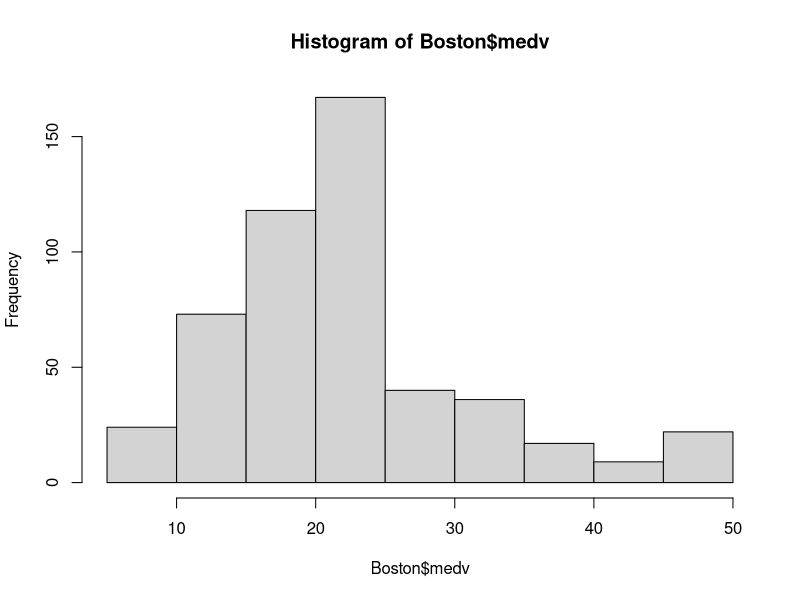
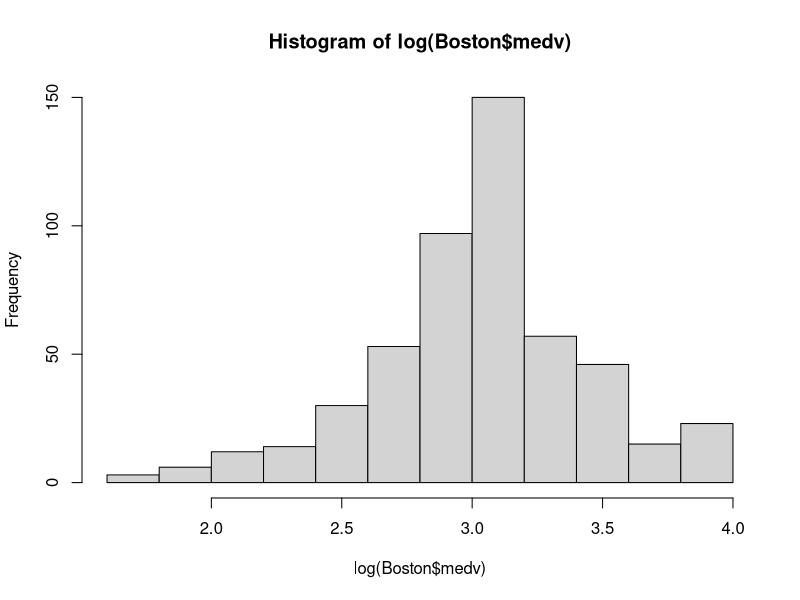
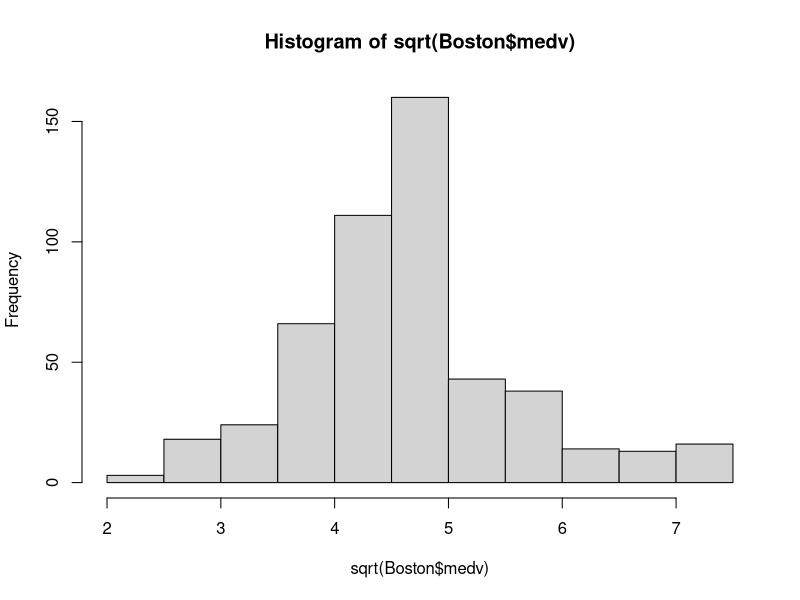
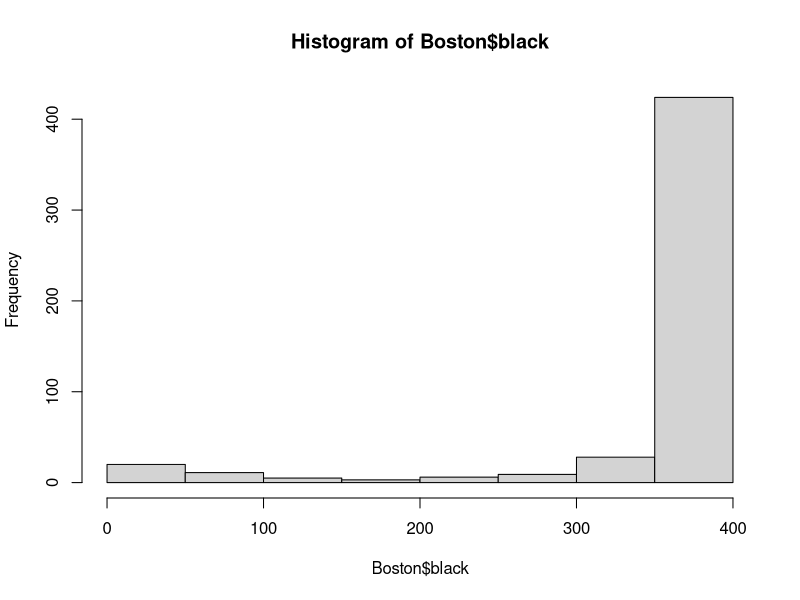
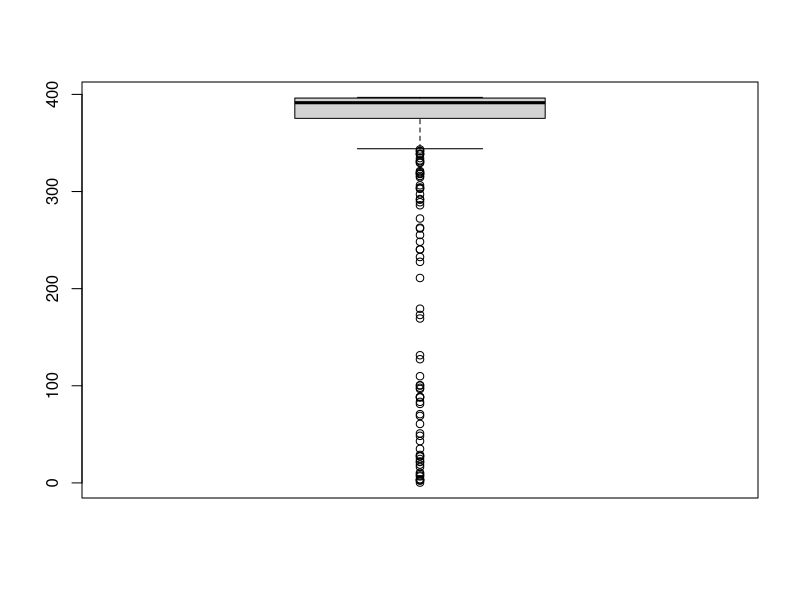
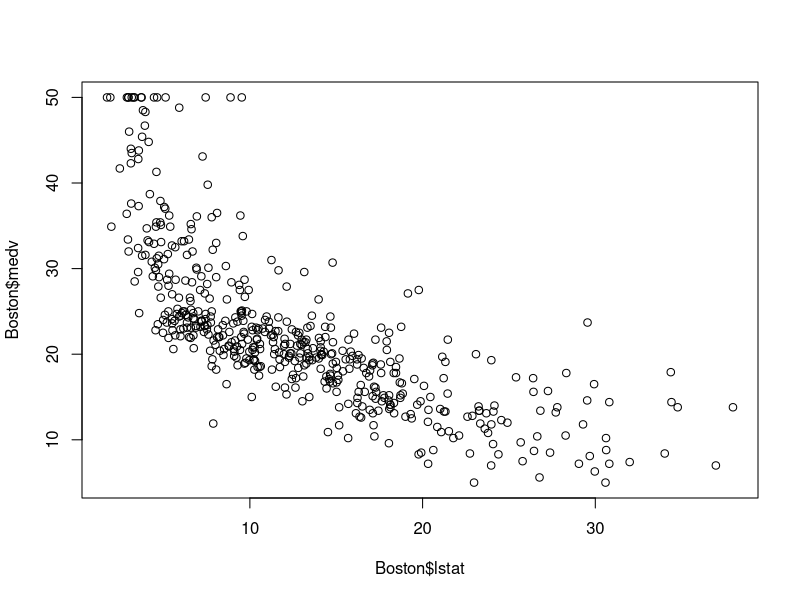
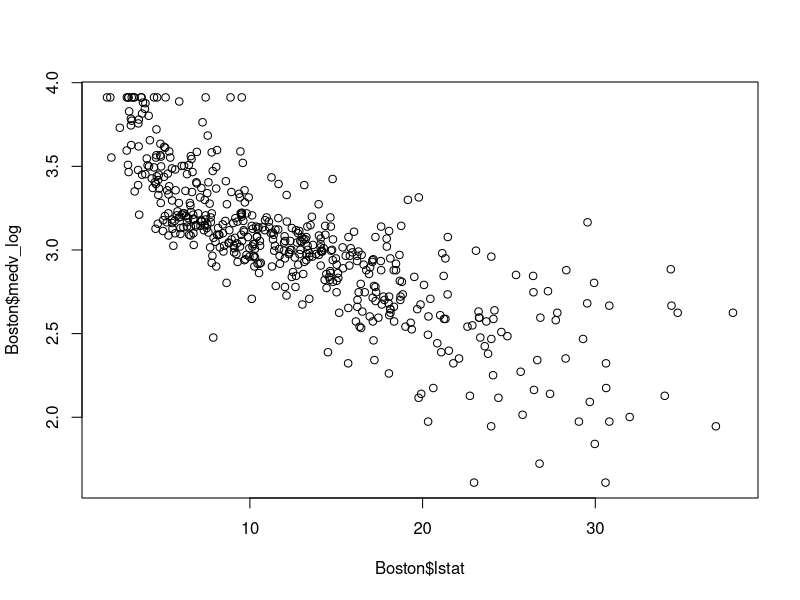

These figures' R source, in order: (Note: this script raises an error after producing the figures.)
library(MASS)
data(Boston)
?Boston
Boston
summary(Boston$medv)
write.csv(Boston,"Boston.csv")
getwd()
View(Boston)
##log or sqrt transformation
hist(Boston$medv)
hist(log(Boston$medv))
summary(log(Boston$medv))
hist(sqrt(Boston$medv))
summary(sqrt(Boston$medv))

Boston$medv_sqrt = sqrt(Boston$medv)
Boston$medv_log = log(Boston$medv)
hist(Boston$black)
boxplot(Boston$black)
### 
quantile(Boston$black,probs = seq(0,1,0.01))
rows = 1:nrow(Boston)
trainRows = sample(rows,round(0.7*nrow(Boston)))
testRows = rows[-trainRows]

trainData = Boston[trainRows,]
testData = Boston[testRows,]

plot(Boston$lstat,Boston$medv)
#abline(mod1)

plot(Boston$lstat,Boston$medv_log)
abline(mod2)
###
summary(Boston$medv_log)

#### Modeling
mod1 = lm(medv_log~ lstat+crim+age,data=trainData)
summary(mod1$residuals)
summary(mod1)

mod1 = lm(medv_log~ .-medv-medv_sqrt-zn-indus-age,data=trainData)
summary(mod1)

hist(trainData$medv_log)
hist(mod1$residuals)
summary(mod1$residuals)

plot(mod1)

#### Predictions on train
preds_train = predict(mod1,trainData)
summary(preds_train)
trainData$preds = 2.718**preds_train
errors=trainData$preds-trainData$medv
View(trainData)
summary(sqrt(errors))
View(errors)

#### Predictions on test
preds_test = predict(mod1,testData)
testData$preds = 2.718**preds_test

##RMSE Trainset 
sqrt(sum((trainData$preds- trainData$medv)**2)/nrow(trainData))

##RMSE Testset 
sqrt(sum((testData$preds- testData$medv)**2)/nrow(testData))

#####
mod1 = lm(medv_log~ lstat,data=trainData)
summary(mod1)

mod2 = lm(medv_sqrt ~ lstat+ black+ crim, data=Boston)
summary(mod2)

mod3 = lm(medv_sqrt ~ .-medv-indus-age-lstat , data=Boston)
summary(mod3)

summary(mod3$residuals)
plot(mod3)

View(cor(Boston[,-c(3,7,14,15)]))

hist(log(Boston$medv))
summary(log(Boston$medv))
hist(sqrt(Boston$medv))
summary(sqrt(Boston$medv))

Boston$medv_sqrt =  sqrt(Boston$medv)

#### Outliers
mean(Boston$medv_sqrt) + 3*sd(Boston$medv_sqrt)
mean(Boston$medv_sqrt) - 3*sd(Boston$medv_sqrt)

Boston = Boston[Boston$med_sqrt < 7 & Boston$med_sqrt > 2, ]


###indus

Boston$indus_cat = ifelse(Boston$indus > 17, 'High','Normal')
Boston$indus_cat = as.factor(Boston$indus_cat)

## plots
plot(Boston$lstat, Boston$medv)
fit0 = lm(medv~lstat, data=Boston)
abline(fit0)


plot(Boston$lstat, Boston$med_sqrt)
# cor(Boston$lstat, Boston$medv)

fit1 = lm(med_sqrt~lstat, data=Boston)
fit1
summary(fit1)
abline(fit1)

hist(fit0$residuals) ## Original Feature
summary(fit0$residuals)

hist(fit1$residuals) ## sqrt transformed
summary(fit1$residuals)

names(fit1)
fit1$residuals

hist(sqrt(Boston$lstat))
summary(sqrt(Boston$lstat))
hist(log(Boston$lstat))
summary(log(Boston$lstat))

Boston$lstat_sqrt  =sqrt(Boston$lstat)

fit3 = lm(med_sqrt~lstat_sqrt,data=Boston)
summary(fit3)
summary(fit3$residuals)
hist(fit3$residuals)
plot(fit3)

plot(fit1)


fit2 = lm(med_sqrt~lstat_sqrt+ crim +black + age + zn + tax, data=Boston)
summary(fit2)
plot(fit2)

fit3 = lm(medv ~ . - age - indus, data=Boston)
summary(fit3)
# par(mfrow = c(2,2))
# par(mfrow = c(1,1))

hist(Boston$medv)

plot(fit3)

View(cor(Boston[,-c(14)]))
fit4 = lm(medv ~ .-age-indus, data=Boston)
hist(Boston$medv)
fit4 = lm(I(log(medv)) ~ .-age-indus, data=Boston)
summary(fit4)
plot(fit4)

fit5 = lm(medv ~ lstat + I(lstat^2), data=Boston)
summary(fit5)
plot(fit5)

######
data(Boston)
Boston
Boston$med_sqrt =  sqrt(Boston$medv)
Boston$lstat_sqrt =  sqrt(Boston$lstat)

Boston = Boston[Boston$med_sqrt < 7 & Boston$med_sqrt > 2, ]

## Trian test split
rows = 1: nrow(Boston)
trainRows = sample(rows,round(0.7*nrow(Boston)))
trainData = Boston[trainRows,]
testData = Boston[-trainRows,]


## Model Building
fit2 = lm(med_sqrt~lstat_sqrt+ crim +black + age + zn + tax, data=trainData)
summary(fit2)
# plot(fit2)


### Predict
preds = predict(fit2,testData)

## Computing Metrics
rmse = sqrt(mean((testData$med_sqrt-preds)^2))

rmse = sqrt(mean((testData$med_sqrt**2-preds**2)^2))
